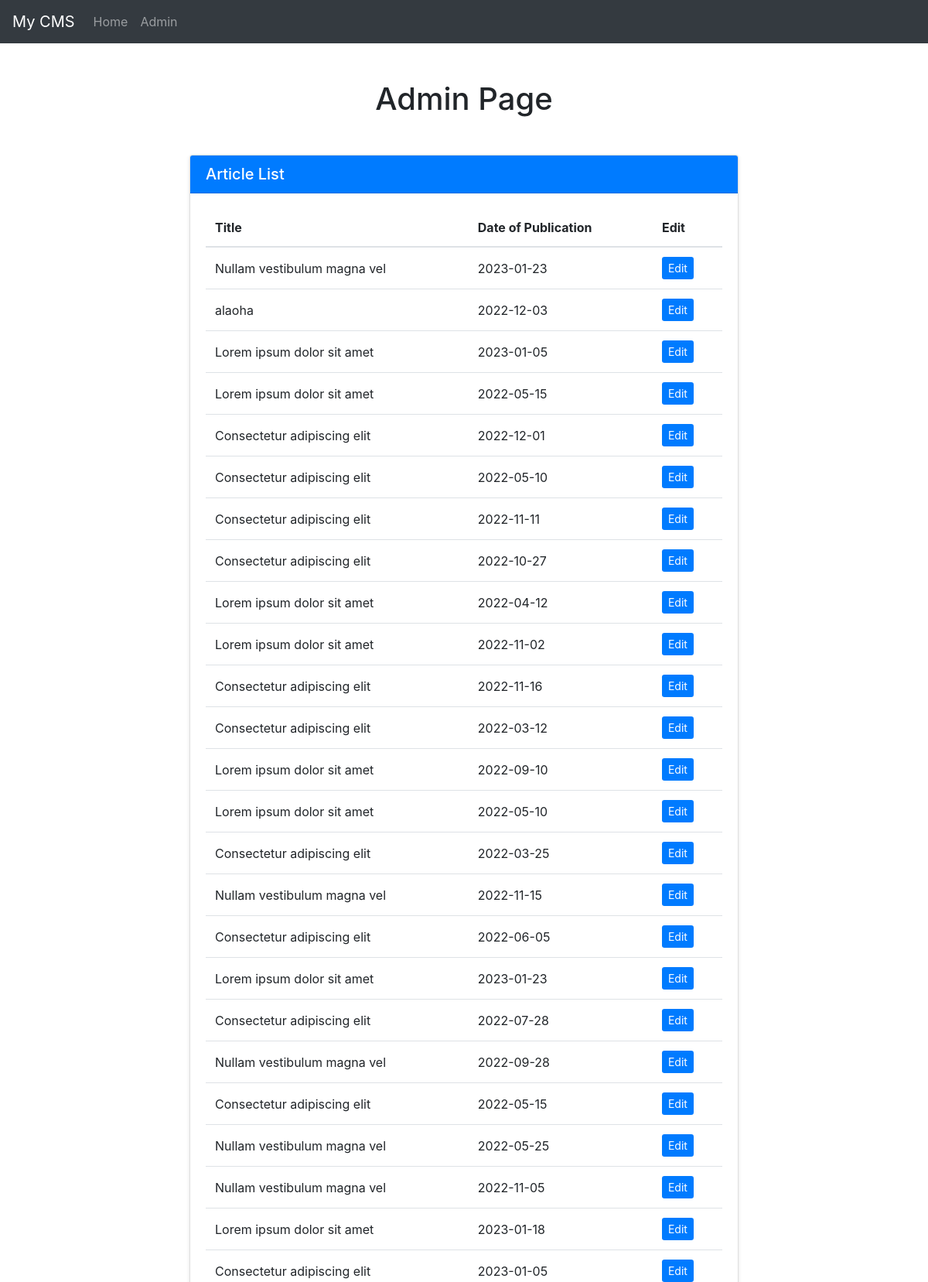
The page /admin (upper part) on the database its author committed.
### tables this page shows
CREATE TABLE article
(
    id               integer primary key,
    titre            varchar(100),
    identifiant      varchar(50),
    auteur           varchar(100),
    date_publication text,
    paragraphe       varchar(500)
);

### app.py (the view)
@app.route('/admin')
def admin():
    conn = sqlite3.connect('db/infoArticle.db')
    c = conn.cursor()
    c.execute("SELECT * FROM article")
    articles = c.fetchall()
    conn.close()
    return render_template('admin.html', articles=articles)

### templates/admin.html (shortened to what this page needs)
{% extends 'base.html' %}
{% block content %}
    <div class="container mt-5">
        <h1 class="text-center mb-5">Admin Page</h1>
        <div class="row">
            <div class="col-lg-8 mx-auto">
                <div class="card">
                    <div class="card-header bg-primary text-white">
                        <h5 class="m-0">Article List</h5>
                    </div>
                    <div class="card-body">
                        <table class="table table-hover">
                            <thead>
                            <tr>
                                <th>Title</th>
                                <th>Date of Publication</th>
                                <th>Edit</th>
                            </tr>
                            </thead>
                            <tbody>
                            {% for article in articles %}
                                <tr>
                                    <td>{{ article[1] }}</td>
                                    <td>{{ article[4] }}</td>
                                    <td><a href="{{ url_for('admin_edit', identifier=article[2]) }}"
                                           class="btn btn-sm btn-primary">Edit</a></td>
                                </tr>
                            {% endfor %}
                            </tbody>
                        </table>
                    </div>
                </div>
            </div>
        </div>
    </div>
{% endblock %}

### templates/admin.html (style rules this page uses)
.card { box-shadow: 0 2px 5px rgba(0, 0, 0, 0.1); background-color: #fff; }
.card-header h5 { margin: 0; }
.table th { border-top: none; }
.table td { vertical-align: middle; }
.btn-primary { background-color: #007bff; border: none; }
@media (min-width: 768px) { .card { margin-bottom: 1rem; } }

### rows shown on the page
article: titre "Nullam vestibulum magna vel", date_publication "2023-01-23"
article: titre "alaoha", date_publication "2022-12-03"
article: titre "Lorem ipsum dolor sit amet", date_publication "2023-01-05"
article: titre "Lorem ipsum dolor sit amet", date_publication "2022-05-15"
article: titre "Consectetur adipiscing elit", date_publication "2022-12-01"
article: titre "Consectetur adipiscing elit", date_publication "2022-05-10"
article: titre "Consectetur adipiscing elit", date_publication "2022-11-11"
article: titre "Consectetur adipiscing elit", date_publication "2022-10-27"
article: titre "Lorem ipsum dolor sit amet", date_publication "2022-04-12"
article: titre "Lorem ipsum dolor sit amet", date_publication "2022-11-02"
article: titre "Consectetur adipiscing elit", date_publication "2022-11-16"
article: titre "Consectetur adipiscing elit", date_publication "2022-03-12"
article: titre "Lorem ipsum dolor sit amet", date_publication "2022-09-10"
article: titre "Lorem ipsum dolor sit amet", date_publication "2022-05-10"
article: titre "Consectetur adipiscing elit", date_publication "2022-03-25"
article: titre "Nullam vestibulum magna vel", date_publication "2022-11-15"
article: titre "Consectetur adipiscing elit", date_publication "2022-06-05"
article: titre "Lorem ipsum dolor sit amet", date_publication "2023-01-23"
article: titre "Consectetur adipiscing elit", date_publication "2022-07-28"
article: titre "Nullam vestibulum magna vel", date_publication "2022-09-28"
article: titre "Consectetur adipiscing elit", date_publication "2022-05-15"
article: titre "Nullam vestibulum magna vel", date_publication "2022-05-25"
article: titre "Nullam vestibulum magna vel", date_publication "2022-11-05"
article: titre "Lorem ipsum dolor sit amet", date_publication "2023-01-18"
article: titre "Consectetur adipiscing elit", date_publication "2023-01-05"
